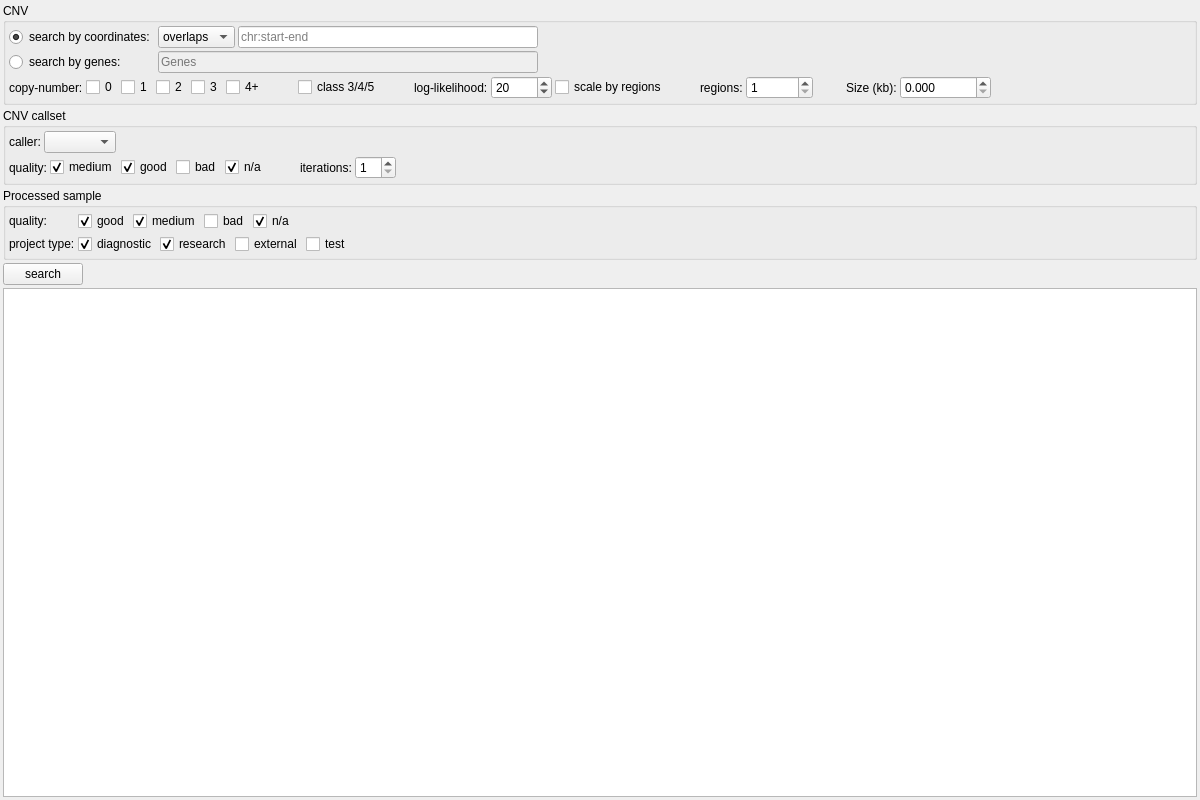
<?xml version="1.0" encoding="UTF-8"?>
<ui version="4.0">
 <class>CnvSearchWidget</class>
 <widget class="QWidget" name="CnvSearchWidget">
  <property name="geometry">
   <rect>
    <x>0</x>
    <y>0</y>
    <width>1200</width>
    <height>800</height>
   </rect>
  </property>
  <property name="minimumSize">
   <size>
    <width>1200</width>
    <height>800</height>
   </size>
  </property>
  <property name="windowTitle">
   <string>Form</string>
  </property>
  <layout class="QVBoxLayout" name="verticalLayout_2" stretch="0,0,0,0,0">
   <property name="spacing">
    <number>3</number>
   </property>
   <property name="leftMargin">
    <number>3</number>
   </property>
   <property name="topMargin">
    <number>3</number>
   </property>
   <property name="rightMargin">
    <number>3</number>
   </property>
   <property name="bottomMargin">
    <number>3</number>
   </property>
   <item>
    <widget class="QGroupBox" name="groupBox_4">
     <property name="title">
      <string>CNV</string>
     </property>
     <property name="flat">
      <bool>true</bool>
     </property>
     <layout class="QVBoxLayout" name="verticalLayout">
      <property name="spacing">
       <number>3</number>
      </property>
      <property name="leftMargin">
       <number>3</number>
      </property>
      <property name="topMargin">
       <number>3</number>
      </property>
      <property name="rightMargin">
       <number>3</number>
      </property>
      <property name="bottomMargin">
       <number>3</number>
      </property>
      <item>
       <layout class="QGridLayout" name="gridLayout">
        <property name="spacing">
         <number>3</number>
        </property>
        <item row="1" column="0">
         <widget class="QRadioButton" name="rb_genes">
          <property name="text">
           <string>search by genes:</string>
          </property>
          <attribute name="buttonGroup">
           <string notr="true">buttonGroup</string>
          </attribute>
         </widget>
        </item>
        <item row="0" column="0">
         <widget class="QRadioButton" name="rb_chr_pos">
          <property name="text">
           <string>search by coordinates:</string>
          </property>
          <property name="checked">
           <bool>true</bool>
          </property>
          <attribute name="buttonGroup">
           <string notr="true">buttonGroup</string>
          </attribute>
         </widget>
        </item>
        <item row="1" column="1" colspan="2">
         <widget class="QLineEdit" name="le_genes">
          <property name="enabled">
           <bool>false</bool>
          </property>
          <property name="toolTip">
           <string>Uses the gene locus extended by 5000 bases as region.</string>
          </property>
          <property name="placeholderText">
           <string>Genes</string>
          </property>
         </widget>
        </item>
        <item row="0" column="1">
         <widget class="QComboBox" name="operation">
          <item>
           <property name="text">
            <string>overlaps</string>
           </property>
          </item>
          <item>
           <property name="text">
            <string>contains</string>
           </property>
          </item>
         </widget>
        </item>
        <item row="0" column="2">
         <widget class="QLineEdit" name="coordinates">
          <property name="minimumSize">
           <size>
            <width>300</width>
            <height>0</height>
           </size>
          </property>
          <property name="maximumSize">
           <size>
            <width>300</width>
            <height>16777215</height>
           </size>
          </property>
          <property name="toolTip">
           <string>17:41,195,646-41,279,500</string>
          </property>
          <property name="placeholderText">
           <string>chr:start-end</string>
          </property>
         </widget>
        </item>
        <item row="0" column="3">
         <spacer name="horizontalSpacer_9">
          <property name="orientation">
           <enum>Qt::Horizontal</enum>
          </property>
          <property name="sizeHint" stdset="0">
           <size>
            <width>40</width>
            <height>20</height>
           </size>
          </property>
         </spacer>
        </item>
       </layout>
      </item>
      <item>
       <layout class="QHBoxLayout" name="horizontalLayout_2">
        <property name="spacing">
         <number>3</number>
        </property>
        <item>
         <widget class="QLabel" name="label_4">
          <property name="text">
           <string>copy-number:</string>
          </property>
         </widget>
        </item>
        <item>
         <widget class="QCheckBox" name="cn_0">
          <property name="text">
           <string>0</string>
          </property>
         </widget>
        </item>
        <item>
         <widget class="QCheckBox" name="cn_1">
          <property name="text">
           <string>1</string>
          </property>
         </widget>
        </item>
        <item>
         <widget class="QCheckBox" name="cn_2">
          <property name="text">
           <string>2</string>
          </property>
         </widget>
        </item>
        <item>
         <widget class="QCheckBox" name="cn_3">
          <property name="text">
           <string>3</string>
          </property>
         </widget>
        </item>
        <item>
         <widget class="QCheckBox" name="cn_4_plus">
          <property name="text">
           <string>4+</string>
          </property>
         </widget>
        </item>
        <item>
         <spacer name="horizontalSpacer_10">
          <property name="orientation">
           <enum>Qt::Horizontal</enum>
          </property>
          <property name="sizeType">
           <enum>QSizePolicy::Fixed</enum>
          </property>
          <property name="sizeHint" stdset="0">
           <size>
            <width>30</width>
            <height>10</height>
           </size>
          </property>
         </spacer>
        </item>
        <item>
         <widget class="QCheckBox" name="class_3_to_5">
          <property name="toolTip">
           <string>Show only CNVs with class 4/5.</string>
          </property>
          <property name="text">
           <string>class 3/4/5</string>
          </property>
         </widget>
        </item>
        <item>
         <spacer name="horizontalSpacer">
          <property name="orientation">
           <enum>Qt::Horizontal</enum>
          </property>
          <property name="sizeType">
           <enum>QSizePolicy::Fixed</enum>
          </property>
          <property name="sizeHint" stdset="0">
           <size>
            <width>30</width>
            <height>10</height>
           </size>
          </property>
         </spacer>
        </item>
        <item>
         <widget class="QLabel" name="label_6">
          <property name="toolTip">
           <string/>
          </property>
          <property name="text">
           <string>log-likelihood:</string>
          </property>
         </widget>
        </item>
        <item>
         <widget class="QSpinBox" name="ll">
          <property name="toolTip">
           <string>Minimum log-likelihood (only for caller ClinCNV).</string>
          </property>
          <property name="minimum">
           <number>1</number>
          </property>
          <property name="maximum">
           <number>10000</number>
          </property>
          <property name="singleStep">
           <number>5</number>
          </property>
          <property name="value">
           <number>20</number>
          </property>
         </widget>
        </item>
        <item>
         <widget class="QCheckBox" name="ll_scale">
          <property name="toolTip">
           <string>&lt;html&gt;&lt;head/&gt;&lt;body&gt;&lt;p&gt;Scale log-likelyhood by number of regions.&lt;/p&gt;&lt;p&gt;Example: At a minumum log-likelihood of 20, a CNV with 1 regions needs 20 log-likelihood,  a CNV with 2 regions needs 40 log-likelihood, and so on. &lt;/p&gt;&lt;/body&gt;&lt;/html&gt;</string>
          </property>
          <property name="text">
           <string>scale by regions</string>
          </property>
         </widget>
        </item>
        <item>
         <spacer name="horizontalSpacer_7">
          <property name="orientation">
           <enum>Qt::Horizontal</enum>
          </property>
          <property name="sizeType">
           <enum>QSizePolicy::Fixed</enum>
          </property>
          <property name="sizeHint" stdset="0">
           <size>
            <width>30</width>
            <height>10</height>
           </size>
          </property>
         </spacer>
        </item>
        <item>
         <widget class="QLabel" name="label_7">
          <property name="text">
           <string>regions:</string>
          </property>
         </widget>
        </item>
        <item>
         <widget class="QSpinBox" name="regions">
          <property name="toolTip">
           <string>&lt;html&gt;&lt;head/&gt;&lt;body&gt;&lt;p&gt;Minimum number of regions.&lt;br/&gt;&lt;br/&gt;For exomes, a region is an exon.&lt;br/&gt;For genomes, a region is a 1000 bases window.&lt;/p&gt;&lt;/body&gt;&lt;/html&gt;</string>
          </property>
          <property name="minimum">
           <number>1</number>
          </property>
          <property name="maximum">
           <number>1000000</number>
          </property>
          <property name="value">
           <number>1</number>
          </property>
         </widget>
        </item>
        <item>
         <spacer name="horizontalSpacer_11">
          <property name="orientation">
           <enum>Qt::Horizontal</enum>
          </property>
          <property name="sizeType">
           <enum>QSizePolicy::Fixed</enum>
          </property>
          <property name="sizeHint" stdset="0">
           <size>
            <width>30</width>
            <height>10</height>
           </size>
          </property>
         </spacer>
        </item>
        <item>
         <widget class="QLabel" name="label_9">
          <property name="text">
           <string>Size (kb):</string>
          </property>
         </widget>
        </item>
        <item>
         <widget class="QDoubleSpinBox" name="size">
          <property name="toolTip">
           <string>Minimum size in kilobases.</string>
          </property>
          <property name="decimals">
           <number>3</number>
          </property>
          <property name="maximum">
           <double>9999999.000000000000000</double>
          </property>
         </widget>
        </item>
        <item>
         <spacer name="horizontalSpacer_8">
          <property name="orientation">
           <enum>Qt::Horizontal</enum>
          </property>
          <property name="sizeHint" stdset="0">
           <size>
            <width>40</width>
            <height>20</height>
           </size>
          </property>
         </spacer>
        </item>
       </layout>
      </item>
     </layout>
    </widget>
   </item>
   <item>
    <widget class="QGroupBox" name="groupBox_2">
     <property name="title">
      <string>CNV callset</string>
     </property>
     <property name="flat">
      <bool>true</bool>
     </property>
     <layout class="QVBoxLayout" name="verticalLayout_3">
      <property name="spacing">
       <number>3</number>
      </property>
      <property name="leftMargin">
       <number>3</number>
      </property>
      <property name="topMargin">
       <number>3</number>
      </property>
      <property name="rightMargin">
       <number>3</number>
      </property>
      <property name="bottomMargin">
       <number>3</number>
      </property>
      <item>
       <layout class="QHBoxLayout" name="horizontalLayout_4">
        <property name="spacing">
         <number>3</number>
        </property>
        <property name="leftMargin">
         <number>0</number>
        </property>
        <item>
         <widget class="QLabel" name="label_2">
          <property name="text">
           <string>caller:</string>
          </property>
         </widget>
        </item>
        <item>
         <widget class="QComboBox" name="caller"/>
        </item>
        <item>
         <spacer name="horizontalSpacer_4">
          <property name="orientation">
           <enum>Qt::Horizontal</enum>
          </property>
          <property name="sizeHint" stdset="0">
           <size>
            <width>946</width>
            <height>10</height>
           </size>
          </property>
         </spacer>
        </item>
       </layout>
      </item>
      <item>
       <layout class="QHBoxLayout" name="horizontalLayout_6">
        <item>
         <widget class="QLabel" name="label_8">
          <property name="text">
           <string>quality:</string>
          </property>
         </widget>
        </item>
        <item>
         <widget class="QCheckBox" name="q_cs_medium">
          <property name="text">
           <string>medium</string>
          </property>
          <property name="checked">
           <bool>true</bool>
          </property>
         </widget>
        </item>
        <item>
         <widget class="QCheckBox" name="q_cs_good">
          <property name="text">
           <string>good</string>
          </property>
          <property name="checked">
           <bool>true</bool>
          </property>
         </widget>
        </item>
        <item>
         <widget class="QCheckBox" name="q_cs_bad">
          <property name="text">
           <string>bad</string>
          </property>
         </widget>
        </item>
        <item>
         <widget class="QCheckBox" name="q_cs_na">
          <property name="text">
           <string>n/a</string>
          </property>
          <property name="checked">
           <bool>true</bool>
          </property>
         </widget>
        </item>
        <item>
         <spacer name="horizontalSpacer_5">
          <property name="orientation">
           <enum>Qt::Horizontal</enum>
          </property>
          <property name="sizeType">
           <enum>QSizePolicy::Fixed</enum>
          </property>
          <property name="sizeHint" stdset="0">
           <size>
            <width>30</width>
            <height>10</height>
           </size>
          </property>
         </spacer>
        </item>
        <item>
         <widget class="QLabel" name="label_5">
          <property name="toolTip">
           <string/>
          </property>
          <property name="text">
           <string>iterations:</string>
          </property>
         </widget>
        </item>
        <item>
         <widget class="QSpinBox" name="iterations">
          <property name="toolTip">
           <string>Maximum number of iterations (only for caller ClinCNV).</string>
          </property>
          <property name="minimum">
           <number>1</number>
          </property>
         </widget>
        </item>
        <item>
         <spacer name="horizontalSpacer_6">
          <property name="orientation">
           <enum>Qt::Horizontal</enum>
          </property>
          <property name="sizeHint" stdset="0">
           <size>
            <width>40</width>
            <height>20</height>
           </size>
          </property>
         </spacer>
        </item>
       </layout>
      </item>
     </layout>
    </widget>
   </item>
   <item>
    <widget class="QGroupBox" name="groupBox_3">
     <property name="minimumSize">
      <size>
       <width>0</width>
       <height>0</height>
      </size>
     </property>
     <property name="title">
      <string>Processed sample</string>
     </property>
     <property name="flat">
      <bool>true</bool>
     </property>
     <layout class="QGridLayout" name="gridLayout_2">
      <property name="leftMargin">
       <number>3</number>
      </property>
      <property name="topMargin">
       <number>3</number>
      </property>
      <property name="rightMargin">
       <number>3</number>
      </property>
      <property name="bottomMargin">
       <number>3</number>
      </property>
      <property name="spacing">
       <number>3</number>
      </property>
      <item row="0" column="0">
       <widget class="QLabel" name="label_3">
        <property name="text">
         <string>quality:</string>
        </property>
       </widget>
      </item>
      <item row="1" column="0">
       <widget class="QLabel" name="label_10">
        <property name="text">
         <string>project type:</string>
        </property>
       </widget>
      </item>
      <item row="0" column="1">
       <layout class="QHBoxLayout" name="horizontalLayout_3">
        <property name="spacing">
         <number>3</number>
        </property>
        <item>
         <widget class="QCheckBox" name="q_ps_good">
          <property name="text">
           <string>good</string>
          </property>
          <property name="checked">
           <bool>true</bool>
          </property>
         </widget>
        </item>
        <item>
         <widget class="QCheckBox" name="q_ps_medium">
          <property name="text">
           <string>medium</string>
          </property>
          <property name="checked">
           <bool>true</bool>
          </property>
         </widget>
        </item>
        <item>
         <widget class="QCheckBox" name="q_ps_bad">
          <property name="text">
           <string>bad</string>
          </property>
         </widget>
        </item>
        <item>
         <widget class="QCheckBox" name="q_ps_na">
          <property name="text">
           <string>n/a</string>
          </property>
          <property name="checked">
           <bool>true</bool>
          </property>
         </widget>
        </item>
        <item>
         <spacer name="horizontalSpacer_3">
          <property name="orientation">
           <enum>Qt::Horizontal</enum>
          </property>
          <property name="sizeHint" stdset="0">
           <size>
            <width>946</width>
            <height>10</height>
           </size>
          </property>
         </spacer>
        </item>
       </layout>
      </item>
      <item row="1" column="1">
       <layout class="QHBoxLayout" name="horizontalLayout_7">
        <property name="spacing">
         <number>3</number>
        </property>
        <item>
         <widget class="QCheckBox" name="p_diagnostic">
          <property name="text">
           <string>diagnostic</string>
          </property>
          <property name="checked">
           <bool>true</bool>
          </property>
         </widget>
        </item>
        <item>
         <widget class="QCheckBox" name="p_research">
          <property name="text">
           <string>research</string>
          </property>
          <property name="checked">
           <bool>true</bool>
          </property>
         </widget>
        </item>
        <item>
         <widget class="QCheckBox" name="p_external">
          <property name="text">
           <string>external</string>
          </property>
          <property name="checked">
           <bool>false</bool>
          </property>
         </widget>
        </item>
        <item>
         <widget class="QCheckBox" name="p_test">
          <property name="text">
           <string>test</string>
          </property>
         </widget>
        </item>
        <item>
         <spacer name="horizontalSpacer_13">
          <property name="orientation">
           <enum>Qt::Horizontal</enum>
          </property>
          <property name="sizeHint" stdset="0">
           <size>
            <width>40</width>
            <height>20</height>
           </size>
          </property>
         </spacer>
        </item>
       </layout>
      </item>
     </layout>
    </widget>
   </item>
   <item>
    <layout class="QHBoxLayout" name="horizontalLayout">
     <property name="spacing">
      <number>3</number>
     </property>
     <item>
      <widget class="QPushButton" name="search_btn">
       <property name="text">
        <string>search</string>
       </property>
      </widget>
     </item>
     <item>
      <widget class="QLabel" name="message">
       <property name="text">
        <string/>
       </property>
      </widget>
     </item>
     <item>
      <spacer name="horizontalSpacer_2">
       <property name="orientation">
        <enum>Qt::Horizontal</enum>
       </property>
       <property name="sizeHint" stdset="0">
        <size>
         <width>40</width>
         <height>10</height>
        </size>
       </property>
      </spacer>
     </item>
    </layout>
   </item>
   <item>
    <widget class="DBTableWidget" name="table">
     <property name="sortingEnabled">
      <bool>true</bool>
     </property>
    </widget>
   </item>
  </layout>
 </widget>
 <customwidgets>
  <customwidget>
   <class>DBTableWidget</class>
   <extends>QTableWidget</extends>
   <header>DBTableWidget.h</header>
  </customwidget>
 </customwidgets>
 <resources/>
 <connections/>
 <buttongroups>
  <buttongroup name="buttonGroup"/>
 </buttongroups>
</ui>
